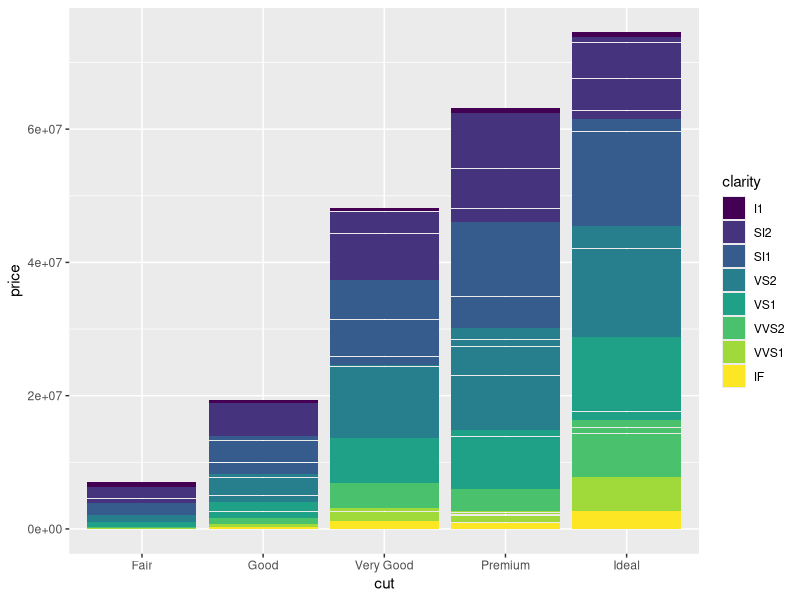
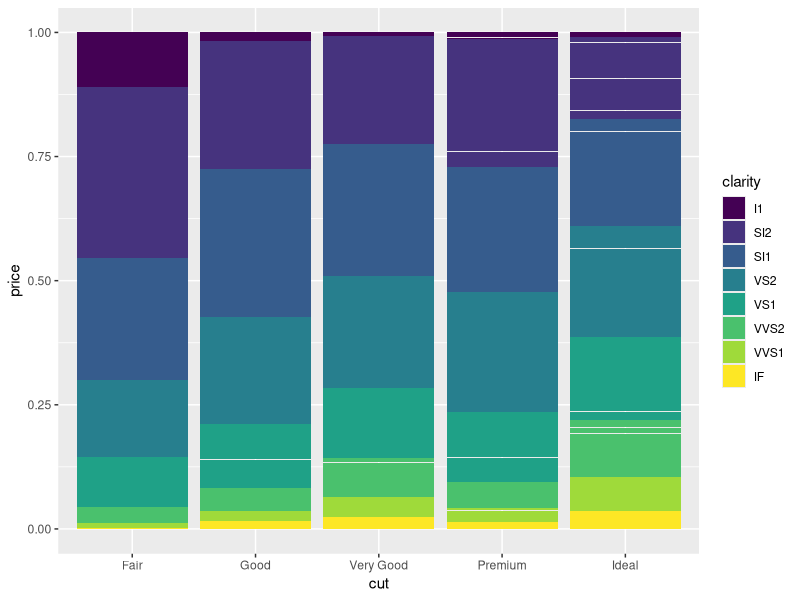
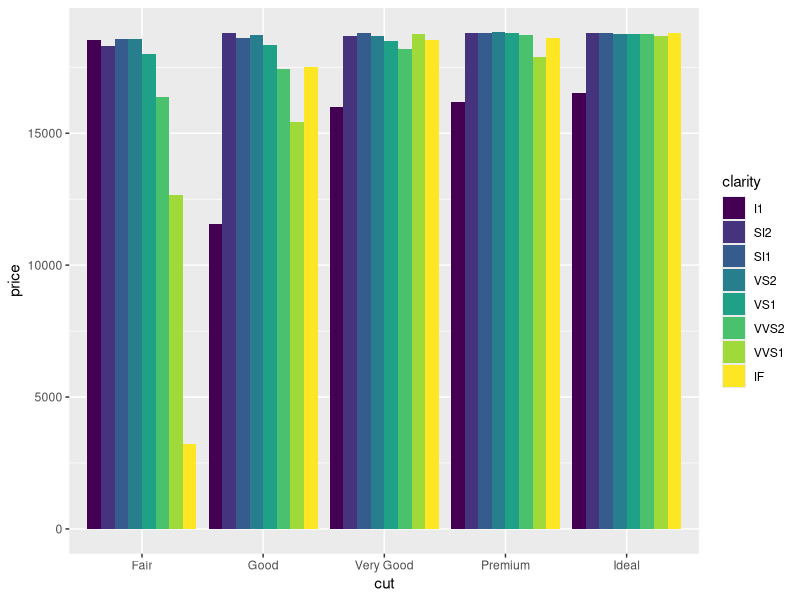
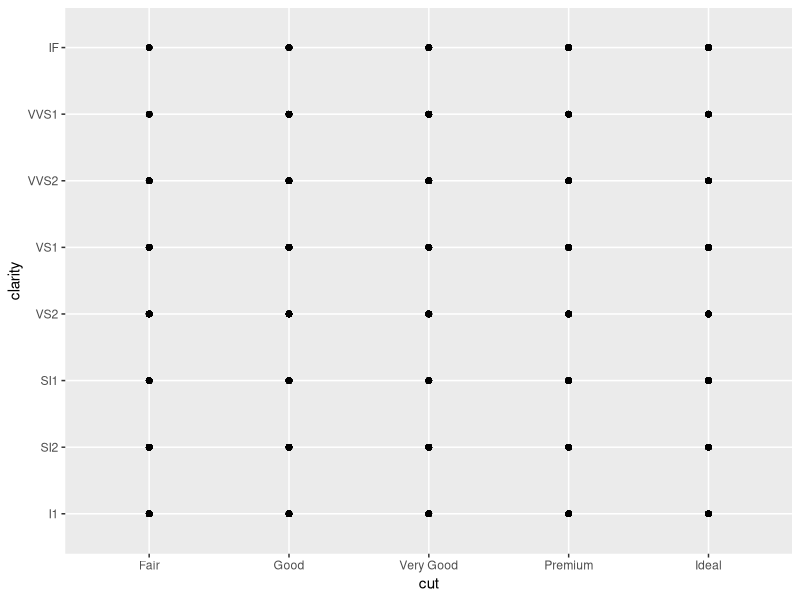
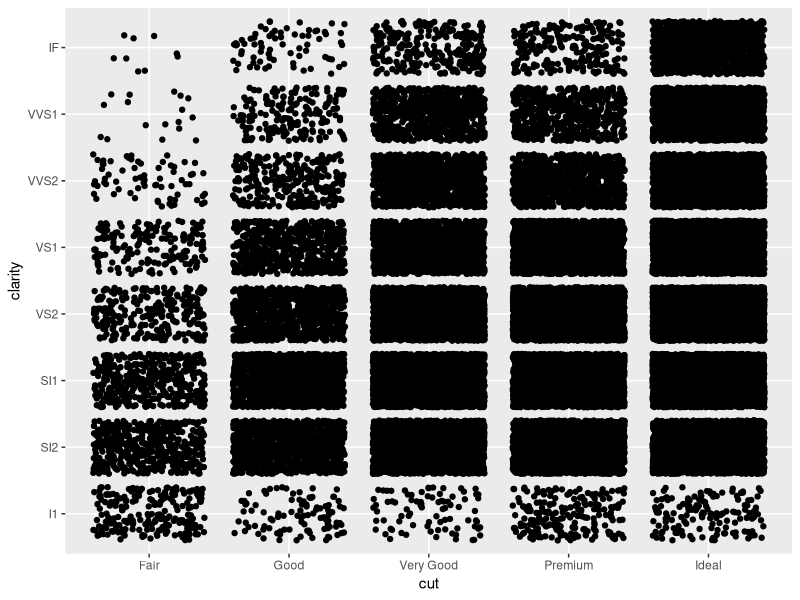
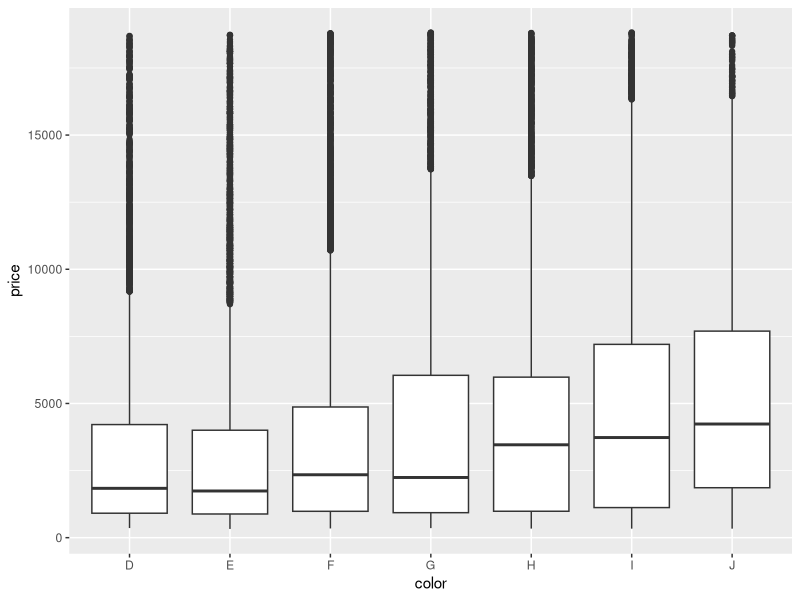
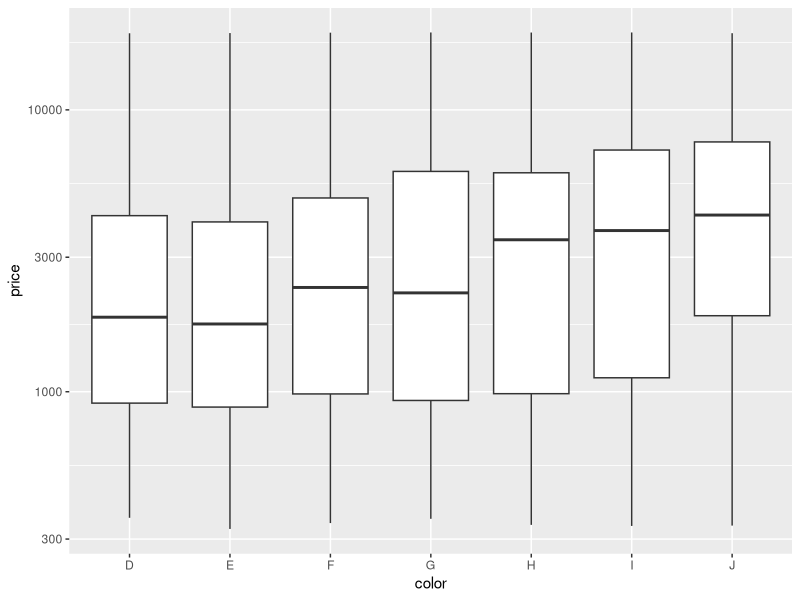
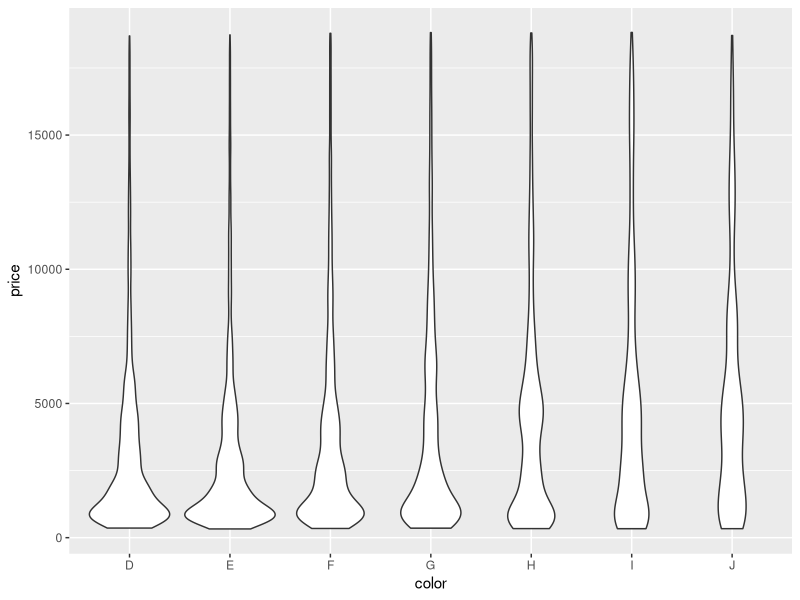

The R source for these figures, in order:
# Exercise 2: advanced ggplot2 practice
# RG Willhoft, 2019

# Install and load the `ggplot2` package
#install.packages('ggplot2')
library("ggplot2")

# For this exercise you will again be working with the `diamonds` data set.
# Use `?diamonds` to review details about this data set
?diamonds

## Position Adjustments

# a) Draw a column (bar) chart of diamonds cuts by price, with each bar filled by 
#    clarity. You should see a 'stacked' bar chart.
ggplot( diamonds ) +
  geom_col( 
    mapping = aes( x = cut, y = price, fill = clarity ) 
  )

# b) Draw the same chart again, but with each element positioned to "fill" the y axis
ggplot( diamonds ) +
  geom_col( 
    mapping = aes( x = cut, y = price, fill = clarity ),
    position = 'fill' 
  )

# c) Draw the same chart again, but with each element positioned to "dodge" each other
ggplot( diamonds ) +
  geom_col( 
    mapping = aes( x = cut, y = price, fill = clarity ),
    position = 'dodge' 
  )

# d) Draw a plot with point geometry with the x-position mapped to `cut` and the 
#    y-position mapped to `clarity`
#    This creates a "grid" grouping the points
ggplot( diamonds ) +
  geom_point(
    mapping = aes( x = cut, y = clarity )
  )

# e) Use the "jitter" position adjustment to keep the points from all overlapping!
#    (This works a little better with a sample of diamond data, such as from the 
#    previous exercise).
ggplot( diamonds ) +
  geom_point(
    mapping = aes( x = cut, y = clarity ),
    position = 'jitter'
  )

## Scales

# f) Draw a "boxplot" (with `geom_boxplot`) for the diamond's price (y) by color (x)
ggplot( diamonds ) +
  geom_boxplot( 
    mapping = aes( x = color, y = price ) 
  )

# g) This has a lot of outliers, making it harder to read. To fix this, draw the 
#    same plot but with a _logarithmic_ scale for the y axis.
ggplot( diamonds ) +
  geom_boxplot( 
    mapping = aes( x = color, y = price )
  ) +
  scale_y_continuous( trans = 'log10' )

# h) For another version, draw the same plot but with 'violin' geometry instead of 
#    'boxplot' geometry!
ggplot( diamonds ) +
  geom_violin( 
    mapping = aes( x = color, y = price )
  )

#    How does the logarithmic scale change the data presentation?
ggplot( diamonds ) +
  geom_violin( 
    mapping = aes( x = color, y = price )
  ) +
  scale_y_continuous( trans = 'log10' )

# i) Another interesting plot: draw a plot of the diamonds price (y) by carat (x), 
#    using a heatmap of 2d bins (geom_bin2d)
ggplot( diamonds ) +
  geom_bin2d(
    mapping = aes( x = carat, y = price )
  )

#   What happens when you make the x and y channels scale logarithmically?
ggplot( diamonds ) +
  geom_bin2d(
    mapping = aes( x = carat, y = price )
  ) +
  scale_x_continuous( trans = 'log10' ) +
  scale_y_continuous( trans = 'log10' )

# j) Draw a scatter plot for the diamonds price (y) by carat (x). Color each point
#    by the clarity (Remember, this will take a while. Use a sample of the diamonds 
#    for faster results)
ggplot( diamonds ) +
  geom_point( mapping = aes( x = carat, y = price, color = clarity ) )

# k) Change the color of the previous plot using a ColorBrewer scale of your choice. 
#    What looks nice?
ggplot( diamonds ) +
  geom_point( mapping = aes( x = carat, y = price, color = clarity ) ) +
  scale_color_brewer( palette = 'Spectral' )

## Coordinate Systems

# l) Draw a bar chart with x-position and fill color BOTH mapped to cut
#    For best results, SET the `width` of the geometry to be 1 (fill plot, no space
#    between)
#    TIP: You can save the plot to a variable for easier modifications
bar_chart <- ggplot( diamonds ) +
  geom_bar( 
    mapping = aes( x = cut, fill = cut ),
    width = 1 
  )
bar_chart

# m) Draw the same chart, but with the coordinate system flipped
bar_chart + coord_flip()

# n) Draw the same chart, but in a polar coordinate system. It's a Coxcomb chart!
bar_chart + coord_polar()

## Facets

# o) Take the scatter plot of price by carat data (colored by clarity) and add 
#    'facets' based on the diamond's 'color'
ggplot( diamonds ) +
  geom_point( 
    mapping = aes( x = carat, y = price, color = clarity ) 
  ) +
  facet_wrap( ~color ) +
  scale_color_brewer( palette = 'Spectral' )

## Saving Plots

# Use the `ggsave()` function to save the current (recent) plot to disk.
# Name the output file "my-plot.png".
# Make sure you've set the working directory!!

